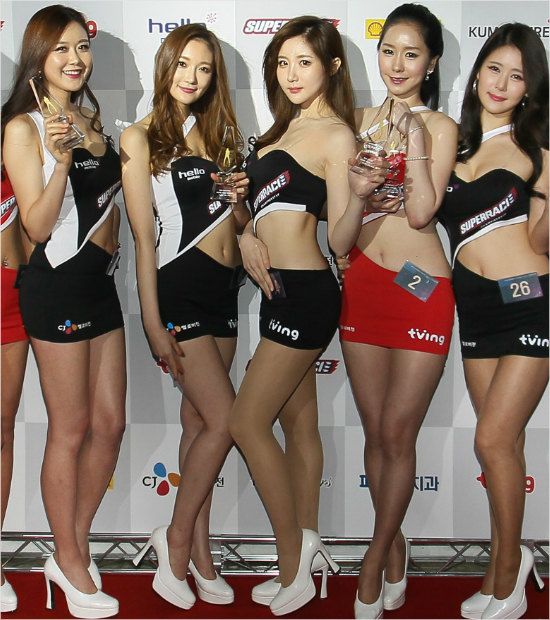
#> input picture test_1.jpg, 550 x 620 px, found by its file name
$ python restore_o_random.py
#> lines starting #> are read from the running program, lines starting #| are printed output that depends on the picture; after the words box and inside, x2 and y2 are one past the last pixel; in counts of white or black regions, pixels touching at a corner belong together
import cv2
import numpy as np
import os

# 원본 이미지가 있고
# 랜덤하게 조각난 이미지가 있고 (gird형식으로 조각난게 아니라 이미지마다 크기 틀림)
# 조각난 이미지 순서는 모르고 파일명은 랜덤인 경우

# ====== 설정 ======
original_image_path = "D:/workspace-python/image-restore/test_1.jpg"  # 원본 이미지 경로 작성
pieces_folder_path = "D:/workspace-python/image-restore/pieces"        # 조각 이미지 폴더 경로 작성
output_path = "reconstructed.png"                   # 출력 파일명
# ===================

def load_piece_images(folder_path):
    pieces = []
    for fname in os.listdir(folder_path):
        if fname.lower().endswith(('.jpg', '.png', '.jpeg')):
            path = os.path.join(folder_path, fname)
            img = cv2.imread(path)
            if img is not None:
                pieces.append((fname, img))
    return pieces

def match_and_paste(original_img, pieces):
    reconstructed = original_img.copy()
    mask = np.zeros(original_img.shape[:2], dtype=np.uint8)

    for fname, piece in pieces:
        print(f"Matching piece: {fname}")

        # 원본보다 조각이 크면 무시
        if piece.shape[0] > original_img.shape[0] or piece.shape[1] > original_img.shape[1]:
            print(f"  Skipped (too large): {piece.shape}")
            continue

        # 템플릿 매칭 (grayscale)
        res = cv2.matchTemplate(cv2.cvtColor(original_img, cv2.COLOR_BGR2GRAY),
                                cv2.cvtColor(piece, cv2.COLOR_BGR2GRAY),
                                cv2.TM_CCOEFF_NORMED)

        _, max_val, _, max_loc = cv2.minMaxLoc(res)
        print(f"  Best match at {max_loc}, score={max_val:.3f}")

        top_left = max_loc
        h, w = piece.shape[:2]

        # 조각 덮어쓰기
        reconstructed[top_left[1]:top_left[1]+h, top_left[0]:top_left[0]+w] = piece

        # (선택) 시각적 디버그용 마스크 표시
        cv2.rectangle(mask, top_left, (top_left[0]+w, top_left[1]+h), 255, -1)

    return reconstructed, mask

if __name__ == "__main__":
    original = cv2.imread(original_image_path)
#> original is the input picture: shape (620, 550, 3); mean B, G, R 95.7, 107.5, 127.2
    if original is None:
        raise Exception("원본 이미지를 불러올 수 없습니다.")

    pieces = load_piece_images(pieces_folder_path)
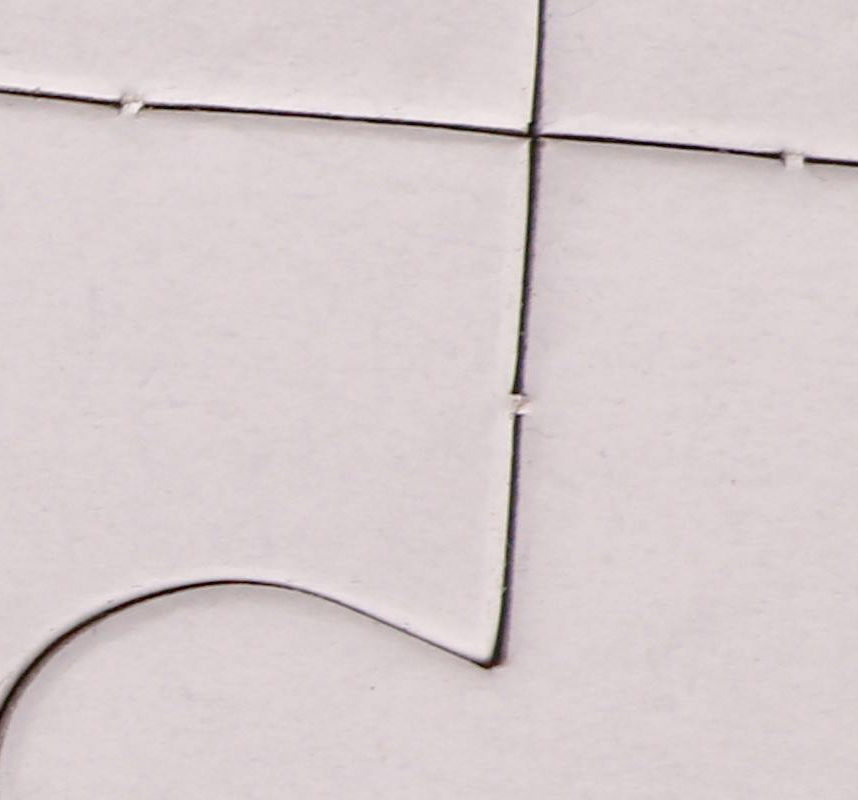
#> input picture pieces/1OVnNNVH.png, 858 x 800 px, found by its file name
#> in load_piece_images, img is the input picture: shape (800, 858, 3); mean B, G, R 206.1, 204.9, 215.3
#> pieces = 3 items
    if not pieces:
        raise Exception("조각 이미지를 찾을 수 없습니다.")

    result, coverage_mask = match_and_paste(original, pieces)
#> the loop in match_and_paste, `for fname, piece in pieces:` made 3 passes
#> fname on passes 1 to 2: '1OVnNNVH.png', '1rftPck4.png'
#> (fname, max_val, top_left, h, w) on pass 3: ('453c2c8d-5420-432b-a466-d60336f6fd76.jpg', 1, (165, 0), 620, 55)
#| Matching piece: 1OVnNNVH.png
#|   Skipped (too large): (800, 858, 3)
#| Matching piece: 1rftPck4.png
#|   Skipped (too large): (800, 857, 3)
#| Matching piece: 453c2c8d-5420-432b-a466-d60336f6fd76.jpg
#|   Best match at (165, 0), score=1.000
#> after the loop in match_and_paste, `for fname, piece in pieces:`:
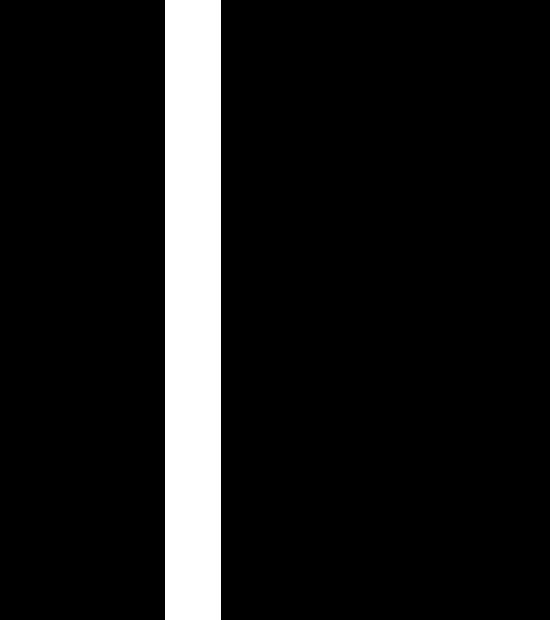
#> mask: shape (620, 550); 10.2% white; 1 white region, box (x1, y1, x2, y2) and area: (165, 0, 221, 620) 34720
#> after the loop in match_and_paste, `for fname, piece in pieces:`: reconstructed: shape (620, 550, 3); 9.01% of pixels changed, all inside (x1, y1, x2, y2) = (165, 0, 220, 620)
    cv2.imwrite(output_path, result)
    cv2.imwrite("coverage_mask.png", coverage_mask)
    print(f"복원 완료: {output_path}")
